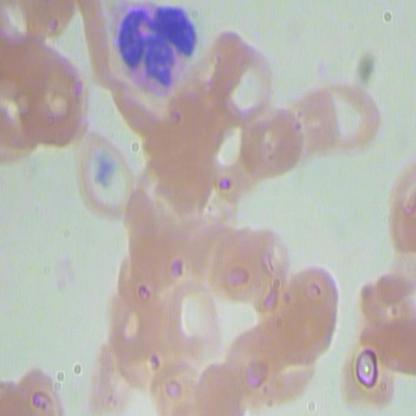
#> input picture Mini1_e1/data_mp1/BCCD/train/BloodImage_00050_jpg.rf.d4c01ae534cab0921e2b987fbb65d9a1.jpg, 416 x 416 px; its folder holds 4 pictures in this run
$ jupyter execute --allow-errors 'Entrega 1.ipynb'
#> lines starting #> are read from the running program, lines starting #| are printed output that depends on the picture; after the words box and inside, x2 and y2 are one past the last pixel; in counts of white or black regions, pixels touching at a corner belong together
# Miniproyecto 1: Detección de globulos blancos

## Entrega 1:
En todo proyecto en el campo de visión por computador una de las partes mas importantes es conocer los datos con los cuales se va a trabajar a lo largo de este. En terminos generales las bases de datos contienen todos los datos necesarios para poder solucionar la tarea segun dicho marco experimental. En esta primera entrega haremos la exploración de la base de datos, desde la apertura y lectura de las anotaciones como la apertura de imagenes. Para esto realizaremos 3 procesos, importación de archivos, revision de estadisticas y visualización de imagenes.

### Parte 1: Importación de archivos
La primera parte para poder explorar los archivos es tener la capacidad de importarlos, por esto haremos la importación de los diferentes archivos y datos que usarán en este miniproyecto. Esto es necesario para acceder a ellos, procesarlos y manejarlos de forma correcta para así poder realizar el procedimiento adecuadamente.

#### 1.1 Importación de imágenes
Aprender a hacer de forma efectiva la importación de imagenes es una parte fundamental, en especial cuando manejamos grandes bases de datos. Por esto, necesitamos aprender a realizarlo de forma automatica por lo que debemos estar en capacidad de obtener todos los nombres de las imagenes y así poder abrirlas de forma iterativa. Una librería que permite hacer estos procedimientos es glob(https://docs.python.org/es/3/library/glob.html) la cual dado cierto formato permite abrir todos los archivos que cumplan con esas restricciones.
> **Consejo**: Para una explicación mas detallada de este procedimiento y como usar glob pueden referirse al laboratorio 0.

Ahora bien, para abrir las imagenes inicialmente vamos a realizar el procedimiento de obtener las 3 carpetas posibles *train*, *valid* y *test*. Para esto deben completar el contenido de la siguiente celda, manteniendo el nombre de las variables y teniendo en cuenta las consideraciones a continuación:

> - Tengan cuidado de obtener listas vacías, glob no lanza errores al encontrarse con que ningun archivo o carpeta cumple el formato, solo retorna una lista vacía y es uno de los errores mas comunes al usar la librería.
> - Tengan cuidado al usar glob de no retornar una misma lista en dos ocasiones.
> - Recuerden mantener los nombres de las variables de las listas es importante siempre mantener la misma notación en especial cuando todas son del mismo tipo y tienen una forma similar.

[cell 1]
import glob
import os
import numpy as np
list_train = '' # variable que tendrá la lista de las imagenes de la carpeta de train
list_val = '' # variable que tendrá la lista de las imagenes de la carpeta de val
list_test = '' # variable que tendrá la lista de las imagenes de la carpeta de test
# YOUR CODE HERE

list_train = glob.glob(os.path.join(".","data_mp1","BCCD","train","*.jpg"))
list_val = glob.glob(os.path.join(".","data_mp1","BCCD","valid","*.jpg"))
list_test = glob.glob(os.path.join(".","data_mp1","BCCD","test","*.jpg"))

[cell 2]
# pruebas basicas de funcionamiento correcto de la función
assert(len(list_train)!=0), 'Su lista esta vacia'
assert(len(list_val)!=0), 'Su lista esta vacia'
assert(len(list_test)!=0), 'Su lista esta vacia'

[cell 3]
import numpy as np
#> (the rest of this cell did not finish here and is left out)

#> (a cell that did not finish here is left out)

Ahora que ya tenemos las rutas de todas las imagenes almacenadas en los 3 arreglos es importante poder abrir las imagenes como tal y tener la capacidad de graficarlas. Para este proceso podemos usar unicamente la librería matplotlib tanto para abrir la imagen y graficarla. En este caso vamos a realizar un subplot pequeño con 2 imagenes diferentes de la base de datos en la siguiente celda:

**Consejo**: Para una explicación mas detallada de este procedimiento y como abrir y graficar imagenes con matplotlib pueden referirse al laboratorio 0. Puede usar skimage.io.imread() para leer las imagenes.

> - Tengan cuidado con usar plt.show() es un error muy comun al trabajar en cuadernos de Jupyter ya que sin esto la figura no se mostrará al estar en un archivo de python y en este caso mostrará información extra.
> - Recuerden que una imagen no debe tener ejes ya que estos no aportan información relevante, por esto busquen como poder apagar los ejes.
> - Cuando se realice una imagen con un unico canal deben especificar el mapa de color que se va a usar, el que es correcto para las imagenes, a no ser que contenga algun tipo de información especial es 'gray'.
> - La función imread() recibe como input un path y retorna una matriz.

[cell 5]
import matplotlib.pyplot as plt
from skimage import io

fig, ax = plt.subplots(1,2)
# Usen esta notación para hacer los subplots
# (recuerden que para acceder a cada elemento se puede hacer como si fuera un array: ax[idx])

# YOUR CODE HERE

ax[0].imshow(io.imread(list_train[0]))
ax[1].imshow(io.imread(list_train[1]))
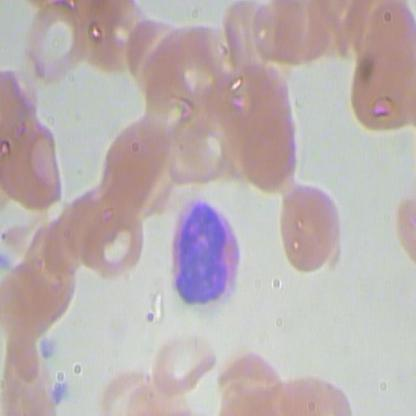
#> input picture Mini1_e1/data_mp1/BCCD/train/BloodImage_00088_jpg.rf.9aa2139ed486b351a41b5bb87e93997c.jpg, 416 x 416 px
ax[0].axis("off")
ax[1].axis("off")
plt.show()
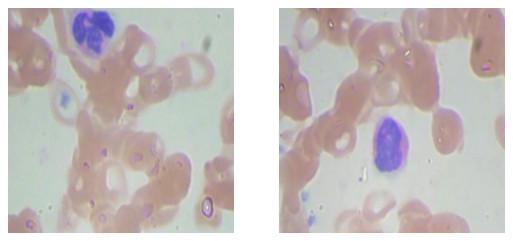
#> figure drawn by matplotlib, 2 panels
#> in Graficar_bbox, image is the input picture: shape (416, 416, 3); mean R, G, B 184.1, 178.1, 175.1

[cell 6]
assert(not ax[1].axison), 'No apago los ejes de la image 1'
assert(not ax[0].axison), 'No apago los ejes de la image 0'

#### 1.2 Importación de anotaciones
Como se habrán dado cuenta las anotaciones están en un formato que probablemente no hayan usado nunca, un archivo *.json*. Estos archivos contienen una gran cantidad de información, tanto de la base de datos como de las imagenes y las anotaciones en si. El primer paso para poder explorarlas es poder hacer la importación de estos archivos y abrir el diccionario que se encuentra en su interior. Para ello use la siguiente celda manteniendo los nombres de las variables (pueden **apoyarse** en el codigo y la explicacion en esta pagina: https://www.geeksforgeeks.org/json-load-in-python/).

> **recomendaciones:** Revisen en primer lugar que tipo de objeto es el archivo que acaban de abrir. Revisen cuales son sus elementos y que contiene cada uno de ellos. Observen que compone cada una de las partes de interés que tiene su archivo.

[cell 7]
import json

dict_train = '' # variable que tendrá el diccionario de las anotaciones de la carpeta de train
dict_val = '' # variable que tendrá el diccionario de las anotaciones de la carpeta de val
dict_test = '' # variable que tendrá el diccionario de las anotaciones de la carpeta de test
# YOUR CODE HERE

#> (the rest of this cell did not finish here and is left out)

#> (a cell that did not finish here is left out)

#> (a cell that did not finish here is left out)

#> (a cell that did not finish here is left out)

## Parte 2: Visualización de imagenes

Como pudieron observar anteriormente y del contexto del problema, estamos tratando una tarea de detección. La intuición inicial sería basarnos en color, ya que los elementos se distinguen por la tinción que tienen en las imagenes. Para esto tenemos que, en primer lugar, poder observar las anotaciones exactamente donde se encuentran respecto a el objeto de interés y, en un segundo momento, hacer una exploración de los diferentes canales de color para así poder escoger el canal o los canales que mejor permitan distinguir el objeto de interes.

### 2.1 Visualización de anotaciones
Inicialmente es importante visualizar las anotaciones, esto se debe a que se está tratando con una tarea visual. Esto nos puede ayudar a ver que tan cercanas son las anotaciones a el objeto, es decir, en este caso, si está sobre el nucleo de la celula o se encuentra al rededor de la celula o incluso un poco mas de espacio al rededor esta. Para este proposito vamos a realizar un subplot de **4 filas por 2 columnas** donde la primera columna contenga las imagenes originales y las versiones anotadas de dichas imagenes.
Recuerden usar ``fig, ax = plt.subplots(n_rows,n_cols)`` para hacerlo, manteneniendo ``ax``.

Primero, cree una función que reciba de input el diccionario de anotaciones y un path de la imagen a plotear. Debe retornar una imagen con la bounding box de la anotación correspondiente.

**Pasos a seguir:**

> - Lea la imagen del path de entrada y guardelo en una variable.

> - El diccionario de anotacion tiene una llave "images" que retorna una lista de diccionarios. Estos diccionarios tienen una llave "file_name" que retorna el nombre de la imagen y una llave "id" que retorna un numero entero. Encuentre el **image_id** que corresponda a la imagen del path de entrada.

> - El diccionario de anotaciones tiene una llave "annotations" que retorna una lista de diccionarios. Busque el diccionario cuya llave "image_id" sea igual al **id** de la imagen de entrada y con la llave "category_id" igual a 3 (la categoria de los globulos blancos).

> - De este ultimo diccionario, use la llave "bbox" para obtener una lista de 4 numeros [X,Y,W,H] donde X,Y son las coordenadas de la esquina superior izquierda de la bounding box y W,H son el tamaño del ancho y alto de la caja.

> - Use la función cv2.rectangle(image, start_point, end_point, (255,0,0), 2) para obtener una imagen con una bounding box dibujada y retornela junto con las coordenadas del bbox. Recuerde que las coordenadas deben ser enteras.

[cell 11]
from skimage import io
import cv2

def Graficar_bbox(dict_anotaciones, path):
    # YOUR CODE HERE
    image= io.imread(path)
    path= path.split("\\")[-1]

    for dict_im in dict_anotaciones["images"]:
        if dict_im['file_name'] == path:
            id_im = dict_im['id']
            break

    for dict_im in dict_anotaciones["annotations"]:
        if dict_im["image_id"]== id_im and dict_im["category_id"]== 3:
            bbox= dict_im["bbox"]
            break

    img_bbox= cv2.rectangle(image,(int(bbox[0]),int(bbox[1])),(int(bbox[0]+bbox[2]),int(bbox[1]+bbox[3])), (255,0,0),2)

    return img_bbox,bbox

[cell 12]
plt.rcParams['figure.figsize'] = [10, 20] # por cuestiones de visualización vamos a alterar este parametro
fig, ax = plt.subplots(4,2)#filas,#columnas
ax[0,0].set_title('Imagen \n sin anotación')
ax[0,1].set_title('Imagen \n con anotación')

# YOUR CODE HERE
#> (the rest of this cell did not finish here and is left out)

[cell 13]
assert(np.shape(ax) == (4,2)), 'EL subplot no es 4,2'
#> (the rest of this cell did not finish here and is left out)

#> (a cell that did not finish here is left out)

### 2.2 Exploración por canales

Ahora que ya hemos visualizado las anotaciones tenemos conocimiento de como lucen estas y exactamente como se relacionan con el objeto, lo cual nos ayudará a realizar el proceso de forma automatica mas preciso. Sin embargo, como saben, la aproximación que vamos a realizar para poder resolver esta tarea es mediante segmentación y esta será basada en la información de color que tenemos disponible. Debido a esto, vamos a usar las 4 imagenes que usamos anteriormente y vamos a realizar un subplot con la siguiente forma:

<div>

</div>

> **consejos**:
> - Recuerden que los subplots deben estar con sus respectivos titulos en cada fila para saber a que pertenece cada imagen.
> - Tengan presente que deben utilizar el mapa de color de grises al presentar una imagen de un solo canal a no ser que se trate de una grafica. Para esto pueden usar el comando ``cmap`` al momento de graficar.
> - Recuerden quitar los ejes de las imagenes.

[cell 15]
plt.rcParams['figure.figsize'] = [10, 10] # por cuestiones de visualización vamos a alterar este parametro
# YOUR CODE HERE
fig, ax = plt.subplots(4,4)#filas,#columnas
ax[0,0].set_title('Imagen \n normal')
ax[0,1].set_title('Imagen \n canal rojo')
ax[0,2].set_title('Imagen \n canal verde')
ax[0,3].set_title('Imagen \n canal azul')
for i in range(4):
    for j in range(4):
        ax[i,j].axis("off")
        if j == 0:
            ax[i,j].imshow(io.imread(list_train[i]))
        else:
            ax[i,j].imshow(io.imread(list_train[i])[:,:,j-1], cmap='gray')

plt.show()
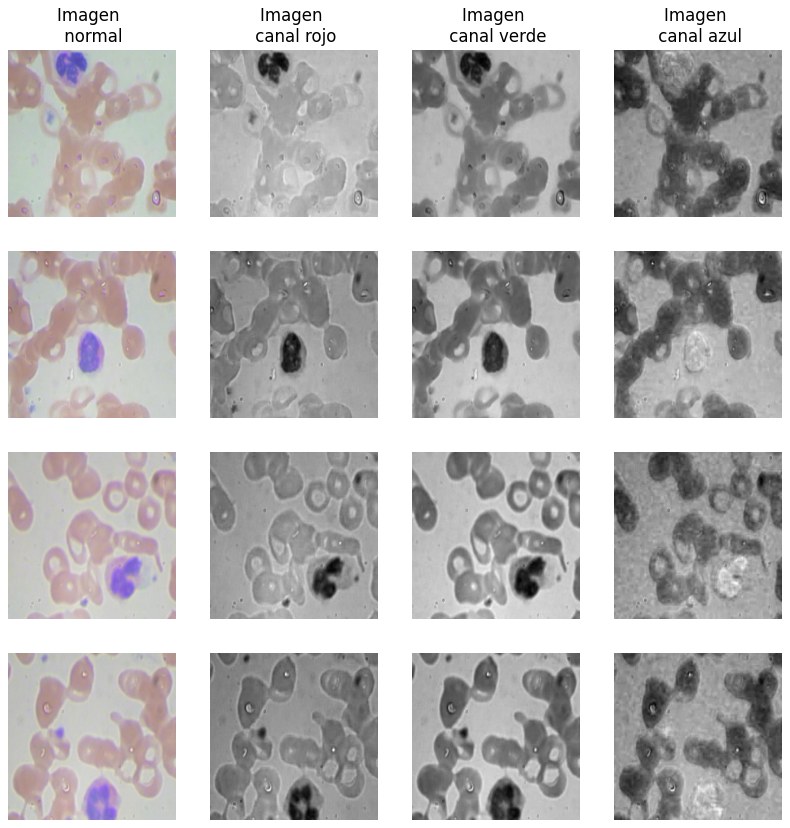
#> figure drawn by matplotlib, 16 panels

[cell 16]
assert(np.shape(ax) == (4,4)), 'El subplot debe ser 4x4'

for i in range(4):
    for j in range(4):
        assert(not ax[i,j].axison), 'Los ejes deben estar apagados'

### 2.3 Umbrales

Como dijimos con anterioridad, usaremos un metodo de segmentación para resolver el problema de detección de globulos blancos. Hagamos una pequeña implementación de la segmentación de globulos basado en color utilizando las intensidades del canal rojo.

Haga un for recorriendo todo el canal rojo. Si la intensidad del pixel es mayor a 170 cambie el pixel por un 0, si es menor o igual cambielo por un 1. Haga este cambio en una nueva matriz de ceros, puede crearla usando np.zeros((x,y)) donde x e y son el tamaño de la matriz. Haga un plot con la imagen original y la segmentación.

[cell 17]
img=io.imread(list_train[0])

[cell 18]
new_im='' #imagen umbralizada

# YOUR CODE HERE
n, m, _ = img.shape
#> n = 416; m = 416
new_im = np.zeros((n, m))

for i in range(n):
    for j in range(m):
        if img[i][j][0] > 170:
            new_im[i][j] = 0 # no es necesario
        else:
            new_im[i][j] = 1
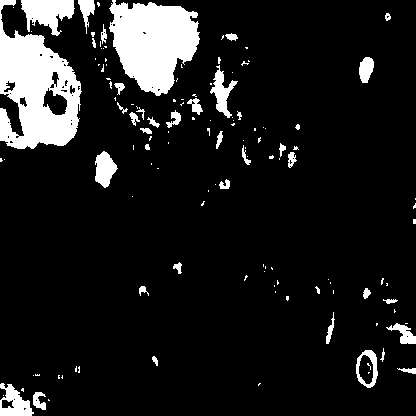
#> new_im: shape (416, 416) float64; values 0 (black) and 1 (white), 11% white; 131 white regions (91 under 20 px), largest, box (x1, y1, x2, y2) and area: (0, 0, 82, 149) 6801, (109, 0, 200, 96) 5911, (21, 0, 75, 36) 1181

fig, ax = plt.subplots(1, 2)#filas,#columnas
ax[0].set_title('Imagen \n normal')
ax[0].axis("off")
ax[0].imshow(img)
ax[1].set_title('Imagen \n segmentada')
ax[1].axis("off")
ax[1].imshow(new_im, cmap='gray')
plt.show()

#> (a cell that did not finish here is left out)

Veamos ahora una manera más sencilla de umbralizar una imagen. Utilice el operador <= 170 para cambiar todos los pixeles menores a 170 por un True y el resto por un False. Plotee el resultado.

[cell 20]
new_im2='' #imagen umbralizada de la segunda forma

# YOUR CODE HERE
new_im2 = img[:,:,0] <= 170

fig, ax = plt.subplots(1, 2)#filas,#columnas
ax[0].set_title('Imagen \n normal')
ax[0].axis("off")
ax[0].imshow(img)
ax[1].set_title('Imagen \n segmentada')
ax[1].axis("off")
ax[1].imshow(new_im2, cmap='gray')
plt.show()
